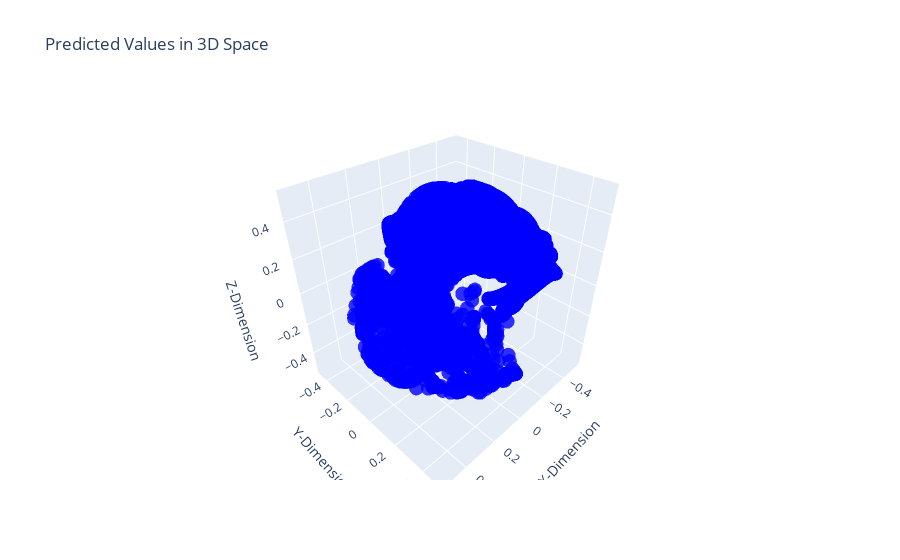
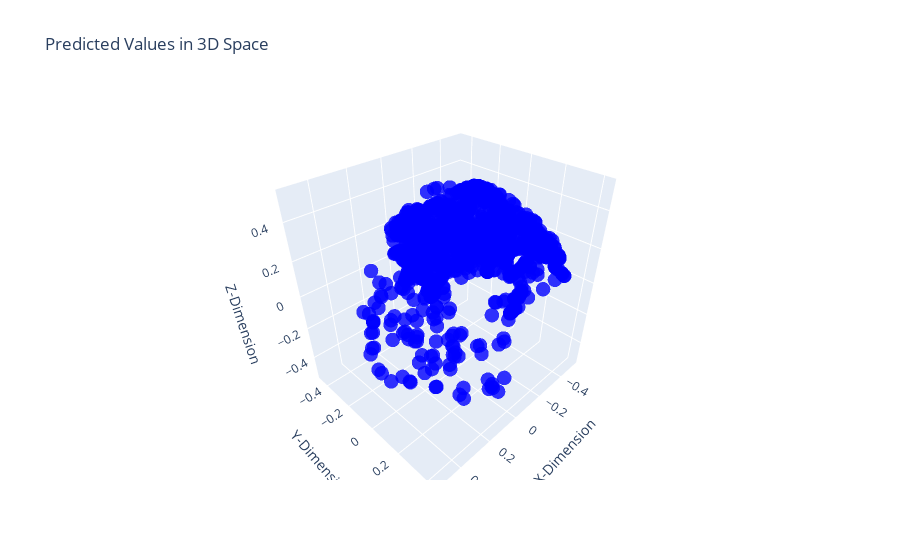

Notebook code for these charts, in order:
### Markdown cell above
correlation plots / pressure & y-pos hand
3d visualization of ground truth
distrubution of accelaration

### Code cell
import matplotlib.pyplot as plt
from mpl_toolkits.mplot3d import Axes3D
import numpy as np
import plotly.graph_objs as go

data = pd.read_csv(file_path)

output_visualization(data)
output_visualization(data, reduced=True, reduceby = 0.1)
interactive_output_visualization(data)
interactive_output_visualization(data, reduced=True, reduceby = 0.1)

### Figure 1 — Plotly figure (JSON) as saved in the notebook; plotly's stock layout.template omitted (floating-point values rounded to 4 significant figures; data arrays with more than 128 entries replaced by an {"elided": "..."} marker saying what was removed)
{"data": [{"marker": {"color": "blue", "opacity": 0.8, "size": 5}, "mode": "markers", "type": "scatter3d", "x": {"elided": "13660 float values"}, "y": {"elided": "13660 float values"}, "z": {"elided": "13660 float values"}}], "layout": {"scene": {"xaxis": {"title": {"text": "X-Dimension"}}, "yaxis": {"title": {"text": "Y-Dimension"}}, "zaxis": {"title": {"text": "Z-Dimension"}}}, "title": {"text": "Predicted Values in 3D Space"}}}

### Figure 2 — Plotly figure (JSON) as saved in the notebook; plotly's stock layout.template omitted (floating-point values rounded to 4 significant figures; data arrays with more than 128 entries replaced by an {"elided": "..."} marker saying what was removed)
{"data": [{"marker": {"color": "blue", "opacity": 0.8, "size": 5}, "mode": "markers", "type": "scatter3d", "x": {"elided": "1366 float values"}, "y": {"elided": "1366 float values"}, "z": {"elided": "1366 float values"}}], "layout": {"scene": {"xaxis": {"title": {"text": "X-Dimension"}}, "yaxis": {"title": {"text": "Y-Dimension"}}, "zaxis": {"title": {"text": "Z-Dimension"}}}, "title": {"text": "Predicted Values in 3D Space"}}}
